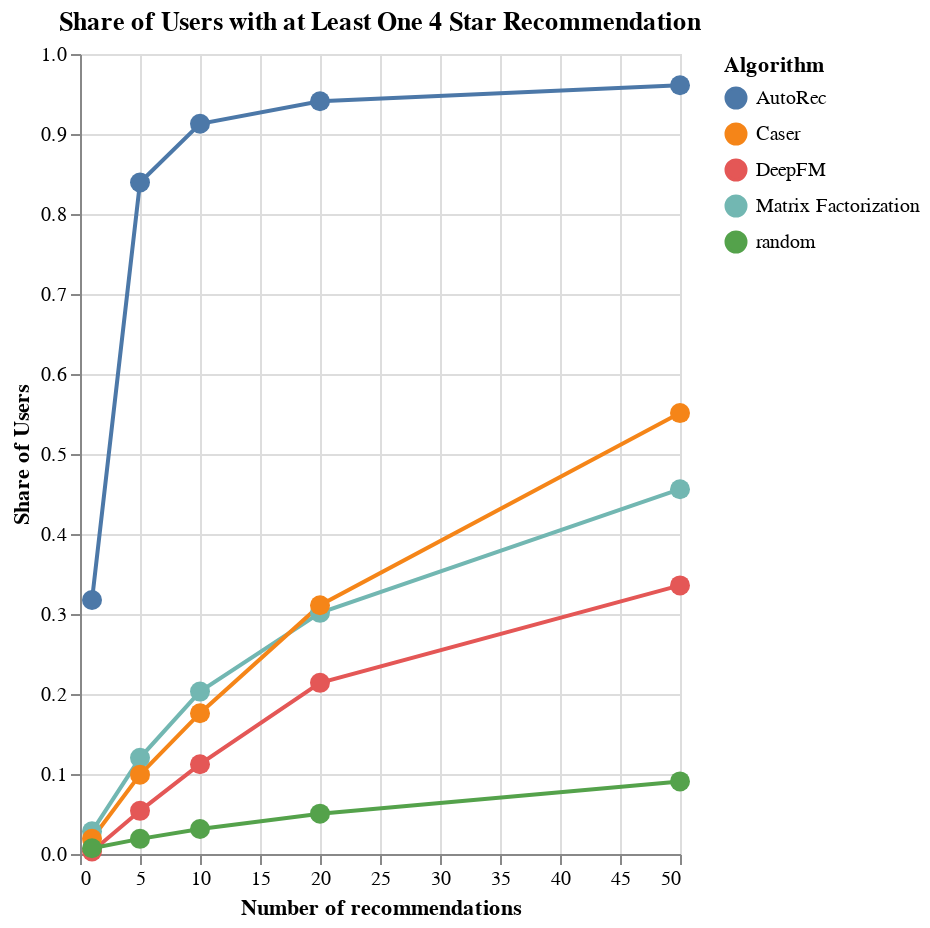

Notebook code for this chart:
### Markdown cell above
### Share of Users with at Least One Good Recommendation

### Code cell
asats_line = alt.Chart(asats).mark_line().encode(
    x=alt.X('k:Q', title='Number of recommendations'),  # Quantitative scale for 'k'
    y=alt.Y('Average User Satisfaction:Q', title='Share of Users'),  # Quantitative scale for 'Average Weighted Hit Rate'
    color='Algorithm:N'  # Nominal scale for different algorithms
)

asats_point = alt.Chart(asats).mark_point(size=100, filled=True, opacity=1).encode(
    x='k:Q',
    y='Average User Satisfaction:Q',
    color='Algorithm:N'
)


asats_chart = (asats_line + asats_point).properties(
    title='Share of Users with at Least One 4 Star Recommendation',
    width=300,  # Width of the chart
    height=400  # Height of the chart
)
asats_chart

### Figure 1 — Vega-Lite specification as saved in the notebook (floating-point values rounded to 4 significant figures)
{"config": {"view": {"continuousWidth": 300, "continuousHeight": 300}}, "layer": [{"mark": {"type": "line"}, "encoding": {"color": {"field": "Algorithm", "type": "nominal"}, "x": {"field": "k", "title": "Number of recommendations", "type": "quantitative"}, "y": {"field": "Average User Satisfaction", "title": "Share of Users", "type": "quantitative"}}}, {"mark": {"type": "point", "filled": true, "opacity": 1, "size": 100}, "encoding": {"color": {"field": "Algorithm", "type": "nominal"}, "x": {"field": "k", "type": "quantitative"}, "y": {"field": "Average User Satisfaction", "type": "quantitative"}}}], "data": {"name": "data-b01c9843d79bf9fd39d8ef5b3d636e1d"}, "height": 400, "title": "Share of Users with at Least One 4 Star Recommendation", "width": 300, "$schema": "https://vega.github.io/schema/vega-lite/v5.16.3.json", "datasets": {"data-b01c9843d79bf9fd39d8ef5b3d636e1d": [{"Average User Satisfaction": 0.02831, "k": 1, "Algorithm": "Matrix Factorization"}, {"Average User Satisfaction": 0.1202, "k": 5, "Algorithm": "Matrix Factorization"}, {"Average User Satisfaction": 0.203, "k": 10, "Algorithm": "Matrix Factorization"}, {"Average User Satisfaction": 0.3015, "k": 20, "Algorithm": "Matrix Factorization"}, {"Average User Satisfaction": 0.456, "k": 50, "Algorithm": "Matrix Factorization"}, {"Average User Satisfaction": 0.003146, "k": 1, "Algorithm": "DeepFM"}, {"Average User Satisfaction": 0.05397, "k": 5, "Algorithm": "DeepFM"}, {"Average User Satisfaction": 0.1123, "k": 10, "Algorithm": "DeepFM"}, {"Average User Satisfaction": 0.2139, "k": 20, "Algorithm": "DeepFM"}, {"Average User Satisfaction": 0.3358, "k": 50, "Algorithm": "DeepFM"}, {"Average User Satisfaction": 0.3175, "k": 1, "Algorithm": "AutoRec"}, {"Average User Satisfaction": 0.8394, "k": 5, "Algorithm": "AutoRec"}, {"Average User Satisfaction": 0.9127, "k": 10, "Algorithm": "AutoRec"}, {"Average User Satisfaction": 0.9409, "k": 20, "Algorithm": "AutoRec"}, {"Average User Satisfaction": 0.9609, "k": 50, "Algorithm": "AutoRec"}, {"Average User Satisfaction": 0.01904, "k": 1, "Algorithm": "Caser"}, {"Average User Satisfaction": 0.09917, "k": 5, "Algorithm": "Caser"}, {"Average User Satisfaction": 0.176, "k": 10, "Algorithm": "Caser"}, {"Average User Satisfaction": 0.3109, "k": 20, "Algorithm": "Caser"}, {"Average User Satisfaction": 0.5512, "k": 50, "Algorithm": "Caser"}, {"Average User Satisfaction": 0.007152, "k": 1, "Algorithm": "random"}, {"Average User Satisfaction": 0.01894, "k": 5, "Algorithm": "random"}, {"Average User Satisfaction": 0.03129, "k": 10, "Algorithm": "random"}, {"Average User Satisfaction": 0.0504, "k": 20, "Algorithm": "random"}, {"Average User Satisfaction": 0.09076, "k": 50, "Algorithm": "random"}]}}
